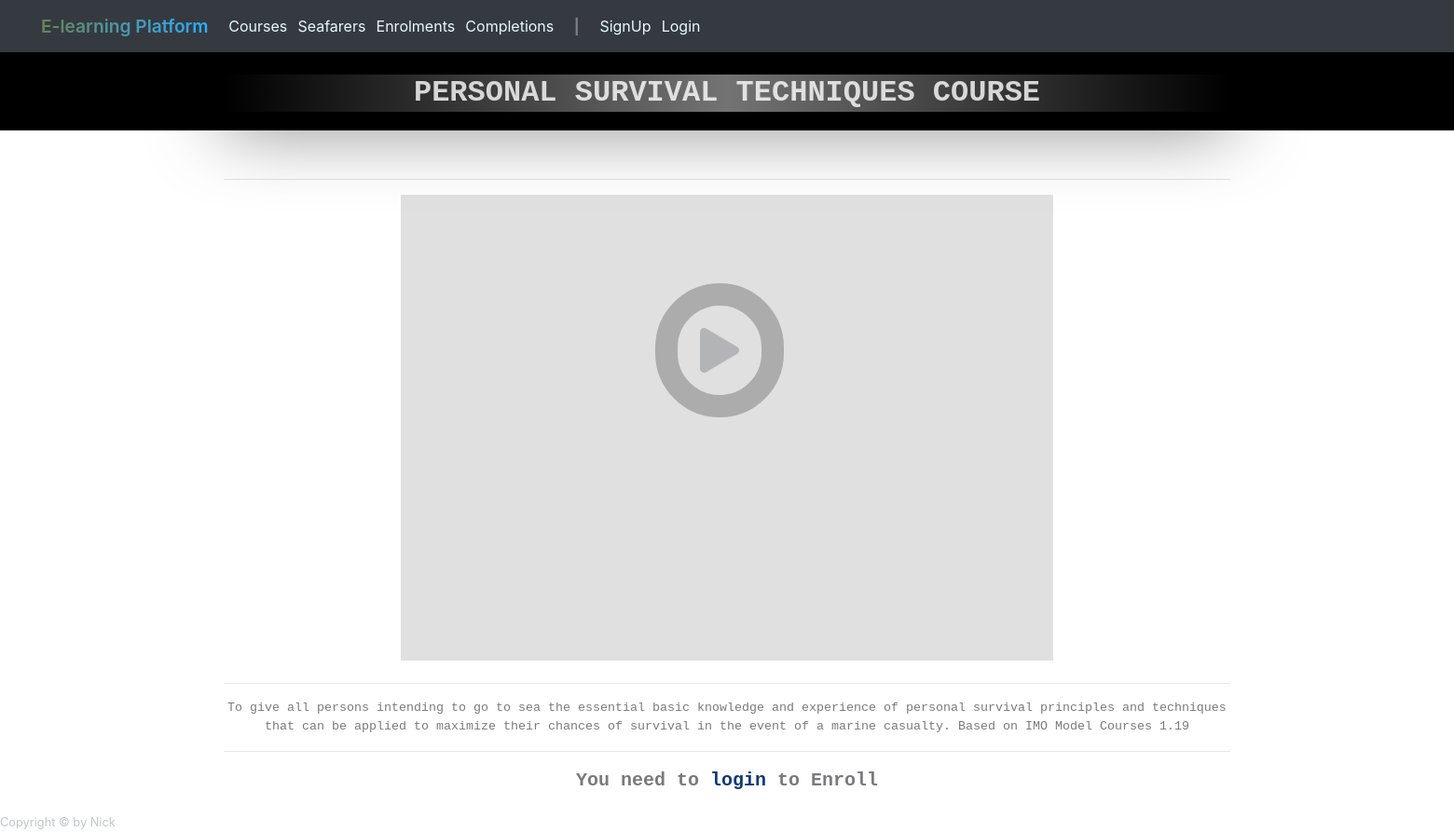
The app's page /post.php?p_id=1 with its own data.
### tables this page shows
CREATE TABLE `courses` (
  `id` int(11) NOT NULL,
  `title` varchar(64) NOT NULL,
  `description` text NOT NULL
);

### functions.php (called while the page is built, shortened)
<?php
function isLoggedIn(){
    return false;
}
?>

### post.php (the view, shortened to what this page needs)
<?php  include "db.php"; ?>
<?php  include "header.php"; ?>
<?php  include "functions.php"; ?>
<body>
<?php include "navigation.php";?>
<div class="container" style="margin-top:5rem ;">
    <div class="col-sm-12 text-center">
        <div class="column">
            <?php
            if(isset($_GET['p_id'])){
                $the_post_id = $_GET['p_id'];
                $query = "SELECT * FROM courses WHERE id = $the_post_id";
                $select_all_posts_query = mysqli_query($connection, $query);
                    if(mysqli_num_rows($select_all_posts_query) < 1) {
                        echo "<h1 class='text-center'>There is No Post Avaiable</h1>";
                    } else {
                    while($row = mysqli_fetch_assoc($select_all_posts_query)) {
                        $post_title = $row['title'];
                        $post_content = $row['description'];
                        ?>
                        <h2 class="post_title" style="position:relative ;"><?php echo $post_title;?></h2>
                        <i class="fas fa-play play" ></i>
                        <hr>
                        <div style="position:relative;">
                            <img class="img-fluid" style="opacity:.6;" src="https://picsum.photos/seed/picsum/700/500" alt="">
                        </div>
                        <hr class="mt-0">
                        <p class="discreption_text"><?php echo $post_content;?></p>
                        <hr>
                        <?php if(isLoggedIn()){ ?>
                            <div class="row">
                                <p class="enrollment_text"><?php echo isEnrolled($the_post_id) ? "<i class='fas fa-check-circle'></i>" : "<i class='fas fa-exclamation-circle'></i>" ?>
                                <?php echo isEnrolled($the_post_id) ? 'You Own this course' : 'You don&#39t own this course -> <a style="font-size:20px; -webkit-text-fill-color:#133a78; cursor:pointer;" data-toggle="tooltip" >Enroll</a>';?></p>
                            </div>
                            <?php }
                        else { ?>
                            <div class="row justify-content-center">
                                <b><p style="font-size:20px;" class="discreption_text " >You need to  <a style="font-weight:700; -webkit-text-fill-color:#133a78" href="login.php">login</a> to Enroll</p></b>
                            </div>
                        <?php } ?>
                <?php  }
                }
            }?>
        </div>
    </div>
</div>
<?php include "footer.php"; ?>

### css/custom.css (style rules this page uses)
p { font-family: "Dank Mono", ui-monospace, monospace; -webkit-text-fill-color: #e8faf9; }
.play { position:relative; top: 28vh; right: 1vh; transform: scale(3); border: 8px solid black; border-radius: 150px; padding:0.5em; opacity:0.5; }
.discreption_text { font-size: smaller; -webkit-text-fill-color: #797a7c; }
html { block-size: 100%; inline-size: 100%; }
.post_title { text-align: center; color: rgba(255, 255, 255, 0.8); text-transform: uppercase; padding: 1px; font-family: "Dank Mono", ui-monospace, monospace; font-weight: 550; position: relative; width: 100%; background: linear-gradient(to right, black, rgba(230, 230, 230, 0.5), black); white-space: nowrap; box-shadow: 0 10px 80px 0 rgba(0,0,0,.7); }
.post_title::before { content: ""; position: absolute; left: -250px; top: -50px; width: 250%; margin-left: -300px; margin-top: -220px; height: 330px; background: radial-gradient(ellipse closest-side, black, black); z-index: -1; }

### records on screen
courses: title "PERSONAL SURVIVAL TECHNIQUES COURSE", description "To give all persons intending to go to sea the essential basic knowledge and experience of personal survival principles and techniques that can be applied to maximize their chances of survival in the event of a marine casualty. Based on IMO Model Courses 1.19"
